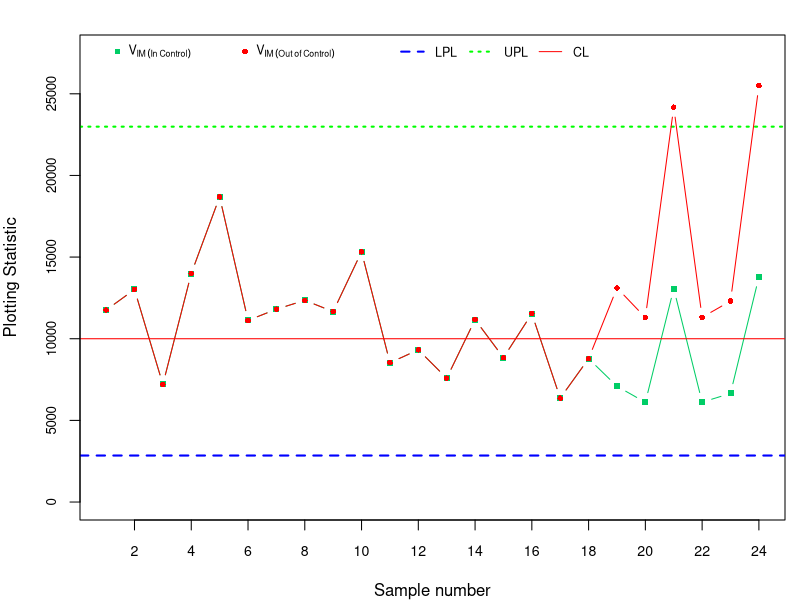
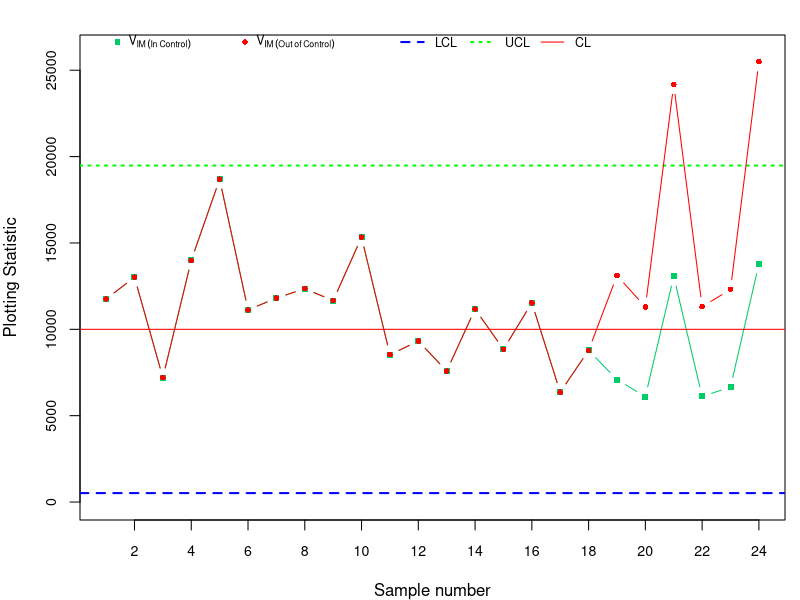

The R script that drew these images, in order:
tiff("Figure5MDPI.tiff", units="in", width=5.25, height=3, res=300)
par(mar=c(4,4,0.5,0.5))
set.seed(111)
###Figure 5
###VIM chart for IMD using probability limits (In control and Out of Control situation)
##Create a function to generate IMD random number
rIMD=
  function (N, sigma){
    rand.samples = rep(NA,N)
    for(i in 1:N){
      rand.samples[i] = 1/(sigma*sqrt(2*rgamma(1,3/2,1)))
    }
    rand.samples
  }
s<-as.numeric(24)
n.columns<-24
N=6
x<- matrix(, nrow = 6, ncol = n.columns)
for(i in 1:n.columns){
  x[,i] <- rIMD(6,100)
  s[i]<-((3*N)^-1)*sum(x[,i]^-2)
}

###n=6 and alpha=0.0027
L1=0.2848	
L2=2.2987
CL<-100^2
LCL<-L1*CL
UCL<-L2*CL
par(mar=c(4,4,1.75,0.75))
plot(s,type ="b", ylim=c(0,27500),xlim=c(1,24),ylab = "Plotting Statistic",xlab = "Sample number",col="springgreen3",pch=15,cex.axis=0.85,xaxt="n",yaxt="n",cex=0.80)
abline(h=LCL,col="blue",lwd=2,lty=2)
abline(h=UCL,col="green",lwd=2,lty=3)
abline(h=CL,col = "red", lty = 1, lwd = 1)
s1<-c(s[1:18],1.85*s[19:24])
lines(s1,type ="b",col="red",pch=16,cex=0.75)
xtick<-c(2,4,6,8,10,12,14,16,18,20,22,24)
ytick<-c(0,5000,10000,15000,20000,25000)
axis(side=1, at=xtick, labels = TRUE,cex.axis=0.85)
axis(side=2, at=ytick, labels = TRUE,cex.axis=0.80,tick = TRUE)
legend(1,28500,legend = expression(paste('V'[IM][~(In~Control)])),pch = 15,bty = "n",cex = 0.75,col ="springgreen3")
legend(5.5,28500,legend = expression(paste('V'[IM][~(Out~of~Control)])),pch = 16,bty = "n",cex = 0.75,col ="red")
legend(11,28500,
       c(expression('LPL'),
         expression('UPL'),
         expression('CL')),
       col = c("blue","green","red"),
       lwd = c(2,2,1),lty = c(2,3,1), bty = "n",horiz = T,cex = 0.75)
dev.off()  
###################################################################################
##################################################################################

###Figure 6
###VIM chart for IMD using L sigma limits (In control and Out of Control situation)
tiff("Figure6MDPI.tiff", units="in", width=5.25, height=3, res=300)
par(mar=c(4,4,0.5,0.5))
W1=0.0518	
W2=1.9483
CL1<-100^2
LCL1<-W1*CL1
UCL1<-W2*CL1
par(mar=c(4,4,1.75,0.75))
plot(s,type ="b", ylim=c(0,26000),xlim=c(1,24),ylab = "Plotting Statistic",xlab = "Sample number",col="springgreen3",pch=15,cex.axis=0.85,xaxt="n",cex=0.80)
abline(h=LCL1,col="blue",lwd=2,lty=2)
abline(h=UCL1,col="green",lwd=2,lty=3)
abline(h=CL1,col = "red", lty = 1, lwd = 1)
lines(s1,type ="b",col="red",pch=16,cex=0.75)
xtick<-c(2,4,6,8,10,12,14,16,18,20,22,24)
axis(side=1, at=xtick, labels = TRUE,cex.axis=0.85)

legend(1,27500,legend = expression(paste('V'[IM][~(In~Control)])),pch = 15,bty = "n",cex = 0.75,col ="springgreen3")
legend(5.5,27500,legend = expression(paste('V'[IM][~(Out~of~Control)])),pch = 16,bty = "n",cex = 0.75,col ="red")
legend(11,27500,
       c(expression('LCL'),
         expression('UCL'),
         expression('CL')),
       col = c("blue","green","red"),
       lwd = c(2,2,1),lty = c(2,3,1), bty = "n",horiz = T,cex = 0.75)
dev.off()  

